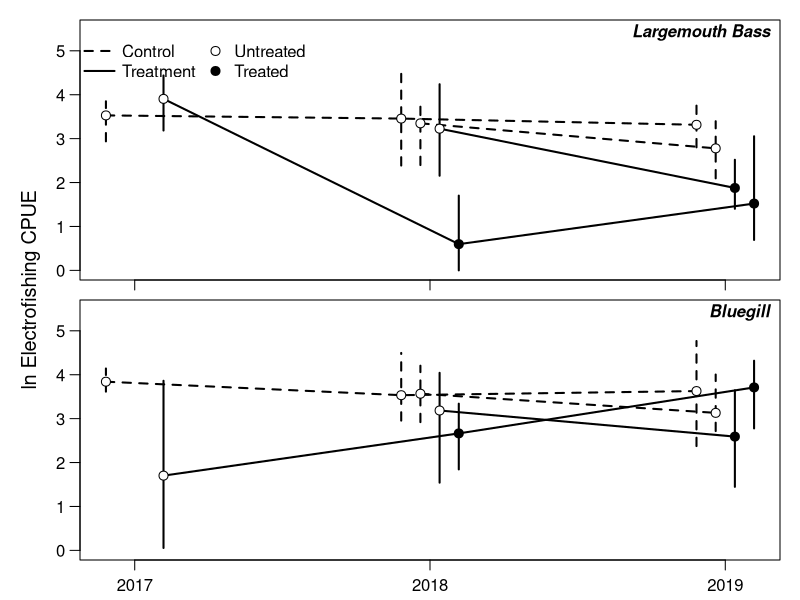

Generate this figure with R:
library(dplyr)

# bass
dat = read.csv("data/lmb_output.csv")
dat$new = ifelse(dat$lake %in% c("drummond3", "lm", "promise", "mark"), 1, 0)
dat$drop = ifelse(dat$lake %in% c("lee county lake", "barbour county lake", "washington county lake"), 1, 0)

yvar = "cpue_1"
dat$cpue_1 = log(dat$cpue_1 + 1)

datsub = dat[,c("year", "type", "times_treat", "size_class", "new", "drop", yvar)]


plot_dat_sml = datsub %>% filter(size_class == "small") %>%
  group_by(year, type, new, times_treat) %>%
  summarize(
    mn = mean(cpue_1, na.rm = T),
    lwr = quantile(cpue_1, 0.025, na.rm = T),
    upr = quantile(cpue_1, 0.975, na.rm = T)
    ) %>% ungroup

plot_dat_sml$year = as.numeric(plot_dat_sml$year)

# bluegill
bluedat = read.csv("data/blue_output.csv")
bluedat$new = ifelse(bluedat$lake %in% c("drummond3", "lm", "promise", "mark"), 1, 0)
bluedat$drop = ifelse(bluedat$lake %in% c("lee county lake", "barbour county lake", "washington county lake"), 1, 0)
bluedat$cpue = log(bluedat$cpue)

blueyvar = "cpue"

bluedatsub = bluedat[,c("year", "type", "times_treat", "size_class", "new", "drop", blueyvar)]

plot_dat_blue = bluedatsub %>% filter(size_class == "small") %>%
  group_by(year, type, new, times_treat) %>%
  summarize(
    mn = mean(cpue, na.rm = T),
    lwr = quantile(cpue, 0.025, na.rm = T),
    upr = quantile(cpue, 0.975, na.rm = T)
  ) %>% ungroup

plot_dat_blue$year = as.numeric(plot_dat_blue$year)



### figure ###
off_c1 = -0.0975
off_c2 = -0.0325
off_t2 = 0.0325
off_t1 = 0.0975
ppi = 600
png("writing/figures/cpue_plot_log.png", h = 7 * ppi, w = 4 * ppi, res = ppi)

# bass
# small lakes
par(mfrow = c(2,1), mar = c(0.5,1,0.5,1), oma = c(1.5,3,0.5,0), cex.axis = 1, cex.lab = 1.2, mgp = c(1,0.75,0))
plot(1,1, type = "n", xlim = c(2017,2019) + range(c(off_c1, off_c2, off_t1, off_t2)), 
     ylim = range(plot_dat_sml$lwr, plot_dat_sml$upr, plot_dat_blue$lwr, plot_dat_blue$upr) * c(0, 1.15),
     xaxt = "n", las = 1, ylab = "")
usr = par("usr"); xdiff = usr[2] - usr[1]; ydiff = usr[4] - usr[3]
text(x = usr[2] - xdiff * 0, y = usr[4] - ydiff * 0.05, pos = 2, "Largemouth Bass", font = 4)

# controls (not new entries)
ind = c(1,3,7)
lines(mn ~ I(year + off_c1), data = plot_dat_sml[ind,], lwd = 2, lty = 2, type = "l")
with(plot_dat_sml[ind,], segments(I(year + off_c1), lwr, I(year + off_c1), upr, lty = 2, lwd = 2))
points(mn ~ I(year + off_c1), data = plot_dat_sml[ind,], pch = 21, bg = "white", cex = 1.2)

# treats (not new entries)
ind = c(2,6,10)
lines(mn ~ I(year + off_t1), data = plot_dat_sml[ind,], lwd = 2, type = "l")
with(plot_dat_sml[ind,], segments(I(year + off_t1), lwr, I(year + off_t1), upr, lwd = 2))
points(mn ~ I(year + off_t1), data = plot_dat_sml[ind,], pch = 21, bg = c("white", "black", "black"), cex = 1.2)

# controls (new entry 2018)
ind = c(4,8)
lines(mn ~ I(year + off_c2), data = plot_dat_sml[ind,], lwd = 2, lty = 2, type = "l")
with(plot_dat_sml[ind,], segments(I(year + off_c2), lwr, I(year + off_c2), upr, lty = 2, lwd = 2))
points(mn ~ I(year + off_c2), data = plot_dat_sml[ind,], pch = 21, bg = "white", cex = 1.2)

# treats (new entry 2018)
ind = c(5,9)
lines(mn ~ I(year + off_t2), data = plot_dat_sml[ind,], lwd = 2, type = "l")
with(plot_dat_sml[ind,], segments(I(year + off_t2), lwr, I(year + off_t2), upr, lwd = 2))
points(mn ~ I(year + off_t2), data = plot_dat_sml[ind,], pch = 21, bg = c("white", "black"), cex = 1.2)

axis(side = 1, at = 2017:2019, labels = rep("", 3))
legend(usr[1], usr[4] - 0.25, legend = c("Control", "Treatment", "Untreated", "Treated"), ncol = 2,
       pch = c(NA, NA, 21, 21), pt.cex = c(NA, NA, 1.2, 1.2), pt.bg = c(NA, NA, "white", "black"),
       bty = "n", lty = c(2,1,NA,NA), lwd = c(2,2,NA,NA), x.intersp = c(0.5, 0.5, 0.25, 0.25))

#bluegill
# small lakes
plot(1,1, type = "n", xlim = c(2017,2019) + range(c(off_c1, off_c2, off_t1, off_t2)), 
     ylim = range(plot_dat_sml$lwr, plot_dat_sml$upr, plot_dat_blue$lwr, plot_dat_blue$upr) * c(0, 1.15),
     xaxt = "n", las = 1, ylab = "")
usr = par("usr"); xdiff = usr[2] - usr[1]; ydiff = usr[4] - usr[3]
text(x = usr[2] - xdiff * 0, y = usr[4] - ydiff * 0.05, pos = 2, "Bluegill", font = 4)

# controls (not new entries)
ind = c(1,3,7)
lines(mn ~ I(year + off_c1), data = plot_dat_blue[ind,], lwd = 2, lty = 2, type = "l")
with(plot_dat_blue[ind,], segments(I(year + off_c1), lwr, I(year + off_c1), upr, lty = 2, lwd = 2))
points(mn ~ I(year + off_c1), data = plot_dat_blue[ind,], pch = 21, bg = "white", cex = 1.2)

# treats (not new entries)
ind = c(2,6,10)
lines(mn ~ I(year + off_t1), data = plot_dat_blue[ind,], lwd = 2, type = "l")
with(plot_dat_blue[ind,], segments(I(year + off_t1), lwr, I(year + off_t1), upr, lwd = 2))
points(mn ~ I(year + off_t1), data = plot_dat_blue[ind,], pch = 21, bg = c("white", "black", "black"), cex = 1.2)

# controls (new entry 2018)
ind = c(4,8)
lines(mn ~ I(year + off_c2), data = plot_dat_blue[ind,], lwd = 2, lty = 2, type = "l")
with(plot_dat_blue[ind,], segments(I(year + off_c2), lwr, I(year + off_c2), upr, lty = 2, lwd = 2))
points(mn ~ I(year + off_c2), data = plot_dat_blue[ind,], pch = 21, bg = "white", cex = 1.2)

# treats (new entry 2018)
ind = c(5,9)
lines(mn ~ I(year + off_t2), data = plot_dat_blue[ind,], lwd = 2, type = "l")
with(plot_dat_blue[ind,], segments(I(year + off_t2), lwr, I(year + off_t2), upr, lwd = 2))
points(mn ~ I(year + off_t2), data = plot_dat_blue[ind,], pch = 21, bg = c("white", "black"), cex = 1.2)

axis(side = 1, at = 2017:2019, labels = 2017:2019)
mtext(side = 2, outer = T, "ln Electrofishing CPUE", line = 1, cex = 1.2) 
dev.off()


